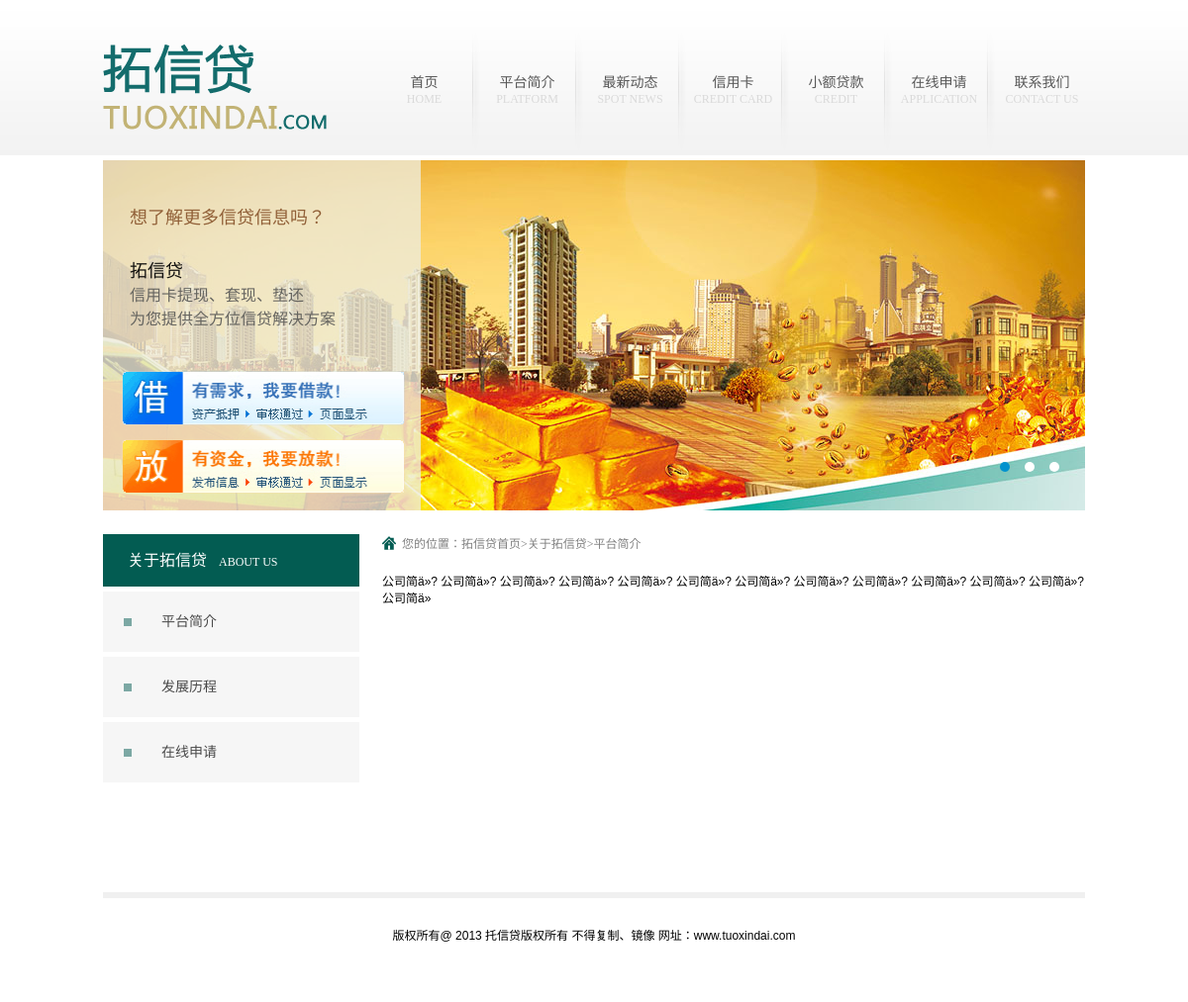
The app's page /about.php?id=11 with its own data.
### tables this page shows
CREATE TABLE IF NOT EXISTS `doc` (
  `ID` int(10) NOT NULL AUTO_INCREMENT,
  `Tit` varchar(200) NOT NULL,
  `Content` longblob,
  `DShow` tinyint(1) NOT NULL DEFAULT '0',
  `DOrder` int(11) NOT NULL DEFAULT '0',
  `Addtime` datetime NOT NULL,
  PRIMARY KEY (`ID`)
);

### about.php (the view, shortened to what this page needs)
<?php
$aid=$_GET['id'];
?>
<!DOCTYPE html PUBLIC "-//W3C//DTD XHTML 1.0 Transitional//EN" "http://www.w3.org/TR/xhtml1/DTD/xhtml1-transitional.dtd">
<html xmlns="http://www.w3.org/1999/xhtml">
<head>
<link href="css/style.css" rel="stylesheet" media="screen" type="text/css" />
<link href="css/tabMenu.css" rel="stylesheet" media="screen" type="text/css" />
<link rel="stylesheet" type="text/css" href="jdt/css/jquery.jslides.css" media="screen" />
</head>
<body class="singlepage">
<?php include 'header.php'; ?>
<div class="w992">
<?php include 'left.php'; ?>
<?php
$querySel = "select * from doc where ID =".$aid ;
$result = mysql_query($querySel) or die(mysql_error());
$row=mysql_fetch_array($result);
?>
    <div class="right">
		<div class="position">您的位置：拓信贷首页>关于拓信贷><?php echo $row['Tit'];?> </div>
        <div class="content">
			<?php echo $row['Content'];?>
        </div>
    </div>
</div>
<?php include 'footer.php'; ?>
</body>
</html>

### css/style.css (style rules this page uses)
* { padding:0px; margin:0px; }
html { background:#FFF; }
body { font:12px Verdana,Arial,Tahoma; }
.w992 { width:992px; overflow:hidden; margin:24px auto; }
.w992 .right { width:710px; overflow:hidden; float:right; }
.w992 .right .position { background:url(../images/house.png) left no-repeat; padding-left:20px; font-family:"宋体"; font-size:12px; color:#818181; }
.w992 .right .content { width:100%; overflow:hidden; margin-top:20px; min-height:300px; position:relative; }

### records on screen
doc: Tit "平台简介", Content "公司简ä»? 公司简ä»? 公司简ä»? 公司简ä»? 公司简ä»? 公司简ä»? 公司简ä»? 公司简ä»? 公司简ä»? 公司简ä»? 公司简ä»? 公司简ä»? 公司简ä»"
